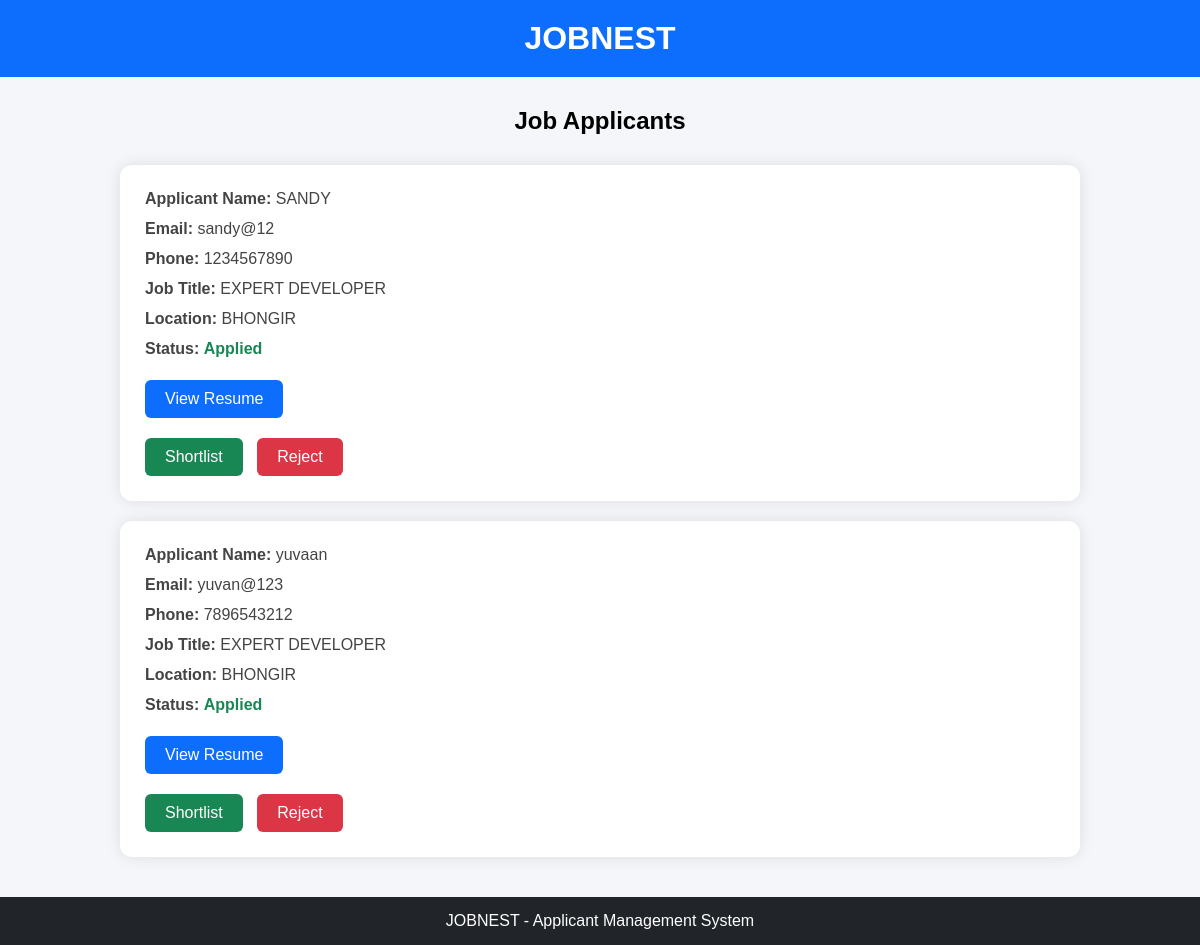
The page /view-applicants/ on the database its author committed.
### jobs/models.py (models this page shows, shortened)
class Application(models.Model):
    job = models.ForeignKey(Job, on_delete=models.CASCADE)
    jobseeker = models.ForeignKey(JobSeeker, on_delete=models.CASCADE)
    resume = models.FileField(upload_to='resumes/', null=True, blank=True)
    status = models.CharField(max_length=50, default="Applied")
    applied_on = models.DateTimeField(auto_now_add=True)

class JobSeeker(models.Model):
    full_name = models.CharField(max_length=100)
    email = models.EmailField(unique=True)
    phone = models.CharField(max_length=15)
    skills = models.TextField()
    password = models.CharField(max_length=100)

class Job(models.Model):
    title = models.CharField(max_length=100)
    description = models.TextField()
    location = models.CharField(max_length=100)
    salary = models.IntegerField()

### jobs/views.py (the view)
# urls.py: path('view-applicants/', views.view_applicants,name='view_applicants'),
def view_applicants(request):
    applications = Application.objects.all()
    return render(
        request,
        'view_applicants.html',
        {'applications': applications}
    )

### jobs/templates/view_applicants.html (shortened to what this page needs)
<!DOCTYPE html>
<html>
<head>
</head>
<body>
    <div class="navbar">
        <h1>JOBNEST</h1>
    </div>
    <div class="container">
        <div class="page-title">
            <h2>Job Applicants</h2>
        </div>
        {% if applications %}
            {% for application in applications %}
                <div class="applicant-card">
                    <p>
                        <strong>Applicant Name:</strong>
                        {{ application.jobseeker.full_name }}
                    </p>
                    <p>
                        <strong>Email:</strong>
                        {{ application.jobseeker.email }}
                    </p>
                    <p>
                        <strong>Phone:</strong>
                        {{ application.jobseeker.phone }}
                    </p>
                    <p>
                        <strong>Job Title:</strong>
                        {{ application.job.title }}
                    </p>
                    <p>
                        <strong>Location:</strong>
                        {{ application.job.location }}
                    </p>
                    <p>
                        <strong>Status:</strong>
                        <span class="status">
                            {{ application.status }}
                        </span>
                    </p>
                    {% if application.resume %}
                    <p>
                        <a href="{{ application.resume.url }}"
                           target="_blank"
                           class="resume-link">
                            View Resume
                        </a>
                    </p>
                    {% endif %}
                    <div class="button-group">
                        <a href="/shortlist/{{ application.id }}/"
                           class="shortlist-btn">
                            Shortlist
                        </a>
                        <a href="/reject/{{ application.id }}/"
                           class="reject-btn">
                            Reject
                        </a>
                    </div>
                </div>
            {% endfor %}
        {% else %}
            <div class="no-data">
                <h3>No applicants found.</h3>
            </div>
        {% endif %}
    </div>
    <div class="footer">
        <p>JOBNEST - Applicant Management System</p>
    </div>
</body>
</html>

### jobs/templates/view_applicants.html (style rules this page uses)
* { margin:0; padding:0; box-sizing:border-box; font-family:Arial, sans-serif; }
body { background:#f4f6f9; }
.navbar { background:#0d6efd; color:white; text-align:center; padding:20px; }
.container { width:80%; margin:auto; margin-top:30px; }
.page-title { text-align:center; margin-bottom:30px; }
.applicant-card { background:white; padding:25px; margin-bottom:20px; border-radius:12px; box-shadow:0 0 15px rgba(0,0,0,0.1); }
.applicant-card p { margin-bottom:12px; color:#444; font-size:16px; }
.status { font-weight:bold; color:#198754; }
.resume-link { display:inline-block; background:#0d6efd; color:white; text-decoration:none; padding:10px 20px; border-radius:6px; margin-top:10px; }
.button-group { margin-top:20px; }
.shortlist-btn { display:inline-block; background:#198754; color:white; text-decoration:none; padding:10px 20px; border-radius:6px; margin-right:10px; }
.reject-btn { display:inline-block; background:#dc3545; color:white; text-decoration:none; padding:10px 20px; border-radius:6px; }
.footer { margin-top:40px; background:#212529; color:white; text-align:center; padding:15px; }

### rows shown on the page
Application: jobseeker.full_name "SANDY", jobseeker.email "sandy@12", jobseeker.phone "1234567890", job "EXPERT DEVELOPER", job.location "BHONGIR", status "Applied"
Application: jobseeker.full_name "yuvaan", jobseeker.email "yuvan@123", jobseeker.phone "7896543212", job "EXPERT DEVELOPER", job.location "BHONGIR", status "Applied"
